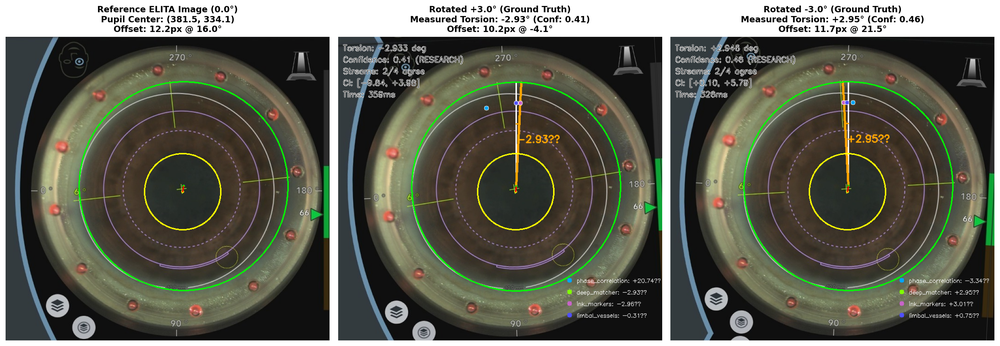
#> input picture scripts/rotation_validation_comparison.png, 1000 x 346 px, shrunk from 2685 x 930 before the run; its folder holds only this picture in this run
$ python -i red_light_filter.py   (imports and definitions only)
#> lines starting #> are read from the running program, lines starting #| are printed output that depends on the picture; after the words box and inside, x2 and y2 are one past the last pixel; in counts of white or black regions, pixels touching at a corner belong together
#> further down, picture is the input picture: shape (346, 1000, 3); mean B, G, R 84.1, 96.1, 94.9
### pupil_tracking/utils/logger.py
"""
Audit logging for surgical traceability.

Every detection, every alert, and every configuration change is
recorded in a machine-readable JSON-lines audit file that can be
reviewed post-operatively.
"""

from __future__ import annotations

import io
import json
import logging
import sys
import time
from datetime import datetime
from pathlib import Path
from typing import Any, Dict, Optional


class AuditLogger:
    """Thread-safe logger with console + file + JSON audit trail."""

    def __init__(
        self,
        log_dir: str = "logs",
        session_id: Optional[str] = None,
    ) -> None:
        self.log_dir = Path(log_dir)
        self.log_dir.mkdir(parents=True, exist_ok=True)

        self.session_id = session_id or datetime.now().strftime(
            "%Y%m%d_%H%M%S"
        )

        self._py = logging.getLogger(f"pupil_tracking.{self.session_id}")
        self._py.setLevel(logging.DEBUG)
        self._py.propagate = False

        if not self._py.handlers:
            # console — force UTF-8 on Windows
            try:
                console_stream = io.TextIOWrapper(
                    sys.stdout.buffer, encoding="utf-8", errors="replace",
                    line_buffering=True,
                )
            except AttributeError:
                console_stream = sys.stdout

            ch = logging.StreamHandler(stream=console_stream)
            ch.setLevel(logging.INFO)
            ch.setFormatter(
                logging.Formatter(
                    "%(asctime)s [%(levelname)s] %(message)s",
                    datefmt="%H:%M:%S",
                )
            )
            self._py.addHandler(ch)

            # file — always UTF-8
            fh = logging.FileHandler(
                str(self.log_dir / f"session_{self.session_id}.log"),
                encoding="utf-8",
            )
            fh.setLevel(logging.DEBUG)
            fh.setFormatter(
                logging.Formatter(
                    "%(asctime)s [%(levelname)s] %(name)s: %(message)s"
                )
            )
            self._py.addHandler(fh)

        self._audit_path = (
            self.log_dir / f"audit_{self.session_id}.jsonl"
        )
        self._audit_fh = open(
            str(self._audit_path), "a", encoding="utf-8"
        )
        self._py.info("Session started: %s", self.session_id)

    # ── structured audit ────────────────────────────────────────

    # [17 lines left out: functions _write_audit, log_detection, log_alert, not called in this run]

    # ── convenience ─────────────────────────────────────────────

    def info(self, msg: str, *args: Any) -> None:
        self._py.info(msg, *args)

    def warning(self, msg: str, *args: Any) -> None:
        self._py.warning(msg, *args)

    def error(self, msg: str, *args: Any) -> None:
        self._py.error(msg, *args)

    def debug(self, msg: str, *args: Any) -> None:
        self._py.debug(msg, *args)

    # [9 lines left out: function exception, not called in this run]

    # ── lifecycle ───────────────────────────────────────────────

    def close(self) -> None:
        if self._audit_fh and not self._audit_fh.closed:
            self._audit_fh.close()

    # [5 lines left out: function __del__, not called in this run]


# ── global singleton ────────────────────────────────────────────────

_logger: Optional[AuditLogger] = None


def get_logger() -> AuditLogger:
    global _logger
    if _logger is None:
        _logger = AuditLogger()
    return _logger


def set_logger(logger: AuditLogger) -> None:
    global _logger
    _logger = logger

### pupil_tracking/preprocessing/red_light_filter.py
"""
Dedicated red light filter for surgical eye imaging.

This module specifically targets blinking red LED/surgical lights that can
temporarily distort pupil detection. Unlike general specular reflection
removal, this filter is designed to:

1. Detect bright red light spots (typically R > G + threshold, R > B + threshold)
2. Identify blinking patterns (temporal consistency checks)
3. Mask out these regions before ML segmentation
4. Optionally inpaint or neutralize the red light contribution

The key difference from ReflectionRemover:
- RedLightFilter focuses specifically on red-dominated bright spots
- Uses color-space analysis (RGB ratios) rather than just intensity
- Can handle the specific case of surgical red illumination lights
- Designed to be conservative to not affect normal iris color

Plan-aligned changes:
    - Initial implementation for red light filtering
    - Integration with preprocessing pipeline
    - Optional temporal tracking for blink detection
"""

from __future__ import annotations

from typing import List, Optional, Tuple

import cv2
import numpy as np

from pupil_tracking.utils.logger import get_logger


class RedLightFilter:
    """Filter out bright red lights that interfere with pupil detection.

    This filter specifically targets surgical illumination lights that
    emit bright red spots. These can temporarily shift or distort the
    detected pupil position when they appear on the pupil region.

    The filter works by:
    1. Detecting red-dominant bright pixels using color ratio analysis
    2. Applying morphological operations to get clean blobs
    3. Optionally inpainting or masking the detected regions

    Usage
    -----
    >>> filter = RedLightFilter()
    >>> clean_image, red_mask = filter.apply(image_bgr)

    For video with temporal tracking:
    >>> filter = RedLightFilter(enable_temporal=True)
    >>> clean_image, red_mask = filter.apply(image_bgr, frame_number=0)

    Parameters
    ----------
    red_threshold : int
        Minimum red channel value to consider (0-255). Default 200.
    dominance_offset : int
        Red must be at least this much greater than G and B. Default 30.
    min_area : int
        Minimum blob area in pixels. Default 5.
    max_area_frac : float
        Maximum fraction of image area for a single blob. Default 0.1 (10%)
    enable_inpaint : bool
        If True, inpaint the detected red regions. If False, just return mask.
    inpaint_radius : int
        Radius for cv2.inpaint(). Default 3.
    enable_temporal : bool
        If True, track red light position across frames for better detection.
    temporal_confidence : float
        Weight for temporal information (0-1). Higher = more stable.
    """

    def __init__(
        self,
        red_threshold: int = 180,
        dominance_offset: int = 20,
        min_area: int = 3,
        max_area_frac: float = 0.15,
        enable_inpaint: bool = True,
        inpaint_radius: int = 5,
        enable_temporal: bool = False,
        temporal_confidence: float = 0.7,
        dilation_size: int = 5,
    ) -> None:
        self.red_threshold = red_threshold
        self.dominance_offset = dominance_offset
        self.min_area = min_area
        self.max_area_frac = max_area_frac
        self.enable_inpaint = enable_inpaint
        self.inpaint_radius = inpaint_radius
        self.enable_temporal = enable_temporal
        self.temporal_confidence = temporal_confidence
        self.dilation_size = dilation_size
        self.logger = get_logger()

        if dilation_size > 0:
            self._dilate_kernel = cv2.getStructuringElement(
                cv2.MORPH_ELLIPSE,
                (dilation_size, dilation_size),
            )
        else:
            self._dilate_kernel = None

        self._temporal_mask: Optional[np.ndarray] = None
        self._temporal_count: int = 0

    def apply(
        self,
        image: np.ndarray,
        frame_number: int = -1,
    ) -> Tuple[np.ndarray, np.ndarray]:
        """Apply red light filtering to an image.

        Parameters
        ----------
        image : np.ndarray
            BGR uint8 image of shape (H, W, 3).
        frame_number : int
            Frame number for temporal tracking (-1 for single images).

        Returns
        -------
        (filtered_image, red_mask)
            filtered_image : Same format as input, with red regions handled
            red_mask : Binary uint8 mask (0/255) showing detected red regions
        """
        if image is None or image.size == 0:
            h, w = image.shape[:2] if image is not None else (0, 0)
            return image, np.zeros((h, w), dtype=np.uint8)

        if image.ndim == 2:
            image = cv2.cvtColor(image, cv2.COLOR_GRAY2BGR)
        elif image.ndim == 3 and image.shape[2] == 1:
            image = cv2.cvtColor(image, cv2.COLOR_GRAY2BGR)
        elif image.ndim == 3 and image.shape[2] == 4:
            image = cv2.cvtColor(image, cv2.COLOR_BGRA2BGR)

        mask = self._detect_red_lights(image)

        if self.enable_temporal and frame_number >= 0:
            mask = self._apply_temporal(mask, frame_number)

        if not np.any(mask):
            return image, mask

        h, w = image.shape[:2]
        total_area = h * w

        filtered = image.copy()
        if self.enable_inpaint:
            filtered = cv2.inpaint(
                filtered, mask, self.inpaint_radius, cv2.INPAINT_TELEA
            )

        n_red = int(np.count_nonzero(mask))
        pct = 100.0 * n_red / total_area

        self.logger.debug(
            "RedLightFilter: %d pixels (%.2f%% of image)",
            n_red,
            pct,
        )

        return filtered, mask

    def _detect_red_lights(self, image: np.ndarray) -> np.ndarray:
        """Detect bright red light spots using color analysis.

        Strategy:
        1. Split into BGR channels
        2. Find pixels where R is dominant (R > G + offset AND R > B + offset)
        3. Also check for high absolute red value (very bright red lights)
        4. Combine with morphological operations for clean blobs
        5. Filter by area constraints
        """
        h, w = image.shape[:2]
#> h = 346; w = 1000
        total_area = h * w
#> total_area = 346000
        max_blob_area = int(total_area * self.max_area_frac)
#> max_blob_area = 51900

        b, g, r = cv2.split(image)
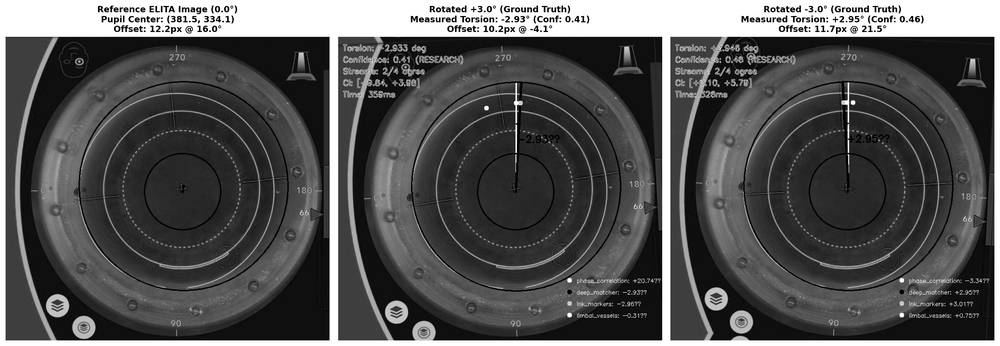
#> b: shape (346, 1000); min 0, max 255, mean 84.1
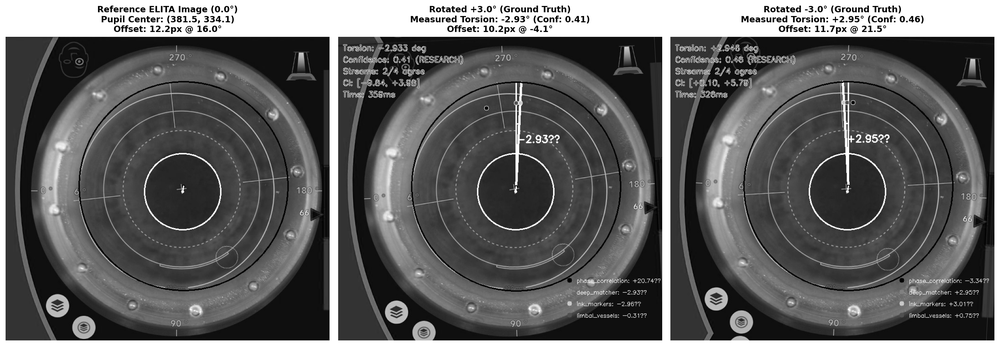
#> r: shape (346, 1000); min 0, max 255, mean 94.9

        red_high = (r >= self.red_threshold).astype(np.uint8) * 255
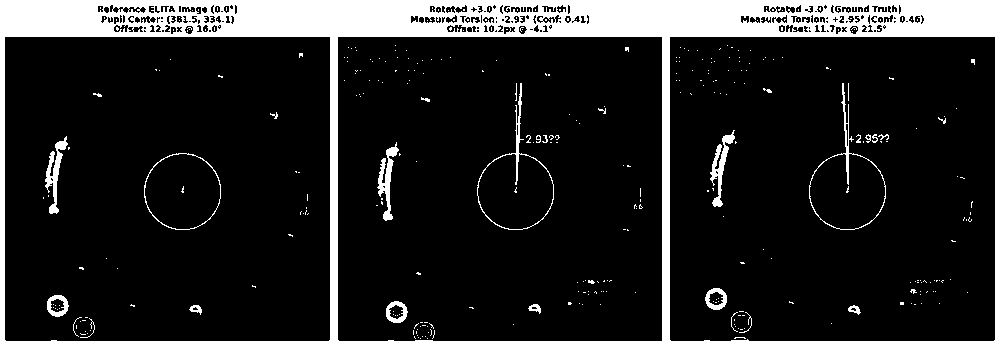
#> red_high: shape (346, 1000); 14.8% white; 360 white regions (329 under 20 px), largest, box (x1, y1, x2, y2) and area: (0, 0, 1000, 346) 45767, (377, 142, 399, 221) 607, (45, 136, 68, 214) 605

        red_dominant = (
            (r > g + self.dominance_offset) & (r > b + self.dominance_offset)
        ).astype(np.uint8) * 255
#> red_dominant: shape (346, 1000); 14.2% white; 302 white regions (251 under 20 px), largest, box (x1, y1, x2, y2) and area: (0, 0, 1000, 346) 43047, (512, 105, 525, 193) 328, (843, 104, 855, 185) 316

        very_bright_red = (r >= 240).astype(np.uint8) * 255
#> very_bright_red: shape (346, 1000); 12.7% white; 256 white regions (250 under 20 px), largest, box (x1, y1, x2, y2) and area: (0, 0, 1000, 346) 42863, (844, 104, 854, 184) 195, (512, 105, 524, 185) 146, (520, 84, 522, 101) 21, (842, 83, 844, 101) 20, (516, 105, 517, 125) 20

        candidates = cv2.bitwise_or(red_high, red_dominant)
#> candidates: shape (346, 1000); 15.9% white; 392 white regions (337 under 20 px), largest, box (x1, y1, x2, y2) and area: (0, 0, 1000, 346) 45767, (377, 142, 401, 222) 722, (45, 136, 70, 215) 719
        candidates = cv2.bitwise_or(candidates, very_bright_red)

        # For very bright red lights, don't require low saturation
        # as LED lights can have high saturation
        hsv = cv2.cvtColor(image, cv2.COLOR_BGR2HSV)
#> hsv: shape (346, 1000, 3); mean H, S, V 31.5, 49.1, 100.4
        _, sat, _ = cv2.split(hsv)
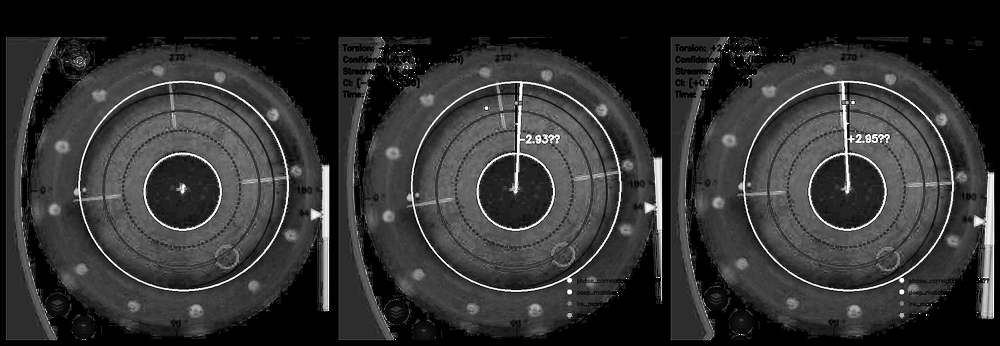
#> sat: shape (346, 1000); min 0, max 255, mean 49.1

        # Apply saturation filter only to non-very-bright red
        low_sat = (sat <= 25).astype(np.uint8) * 255
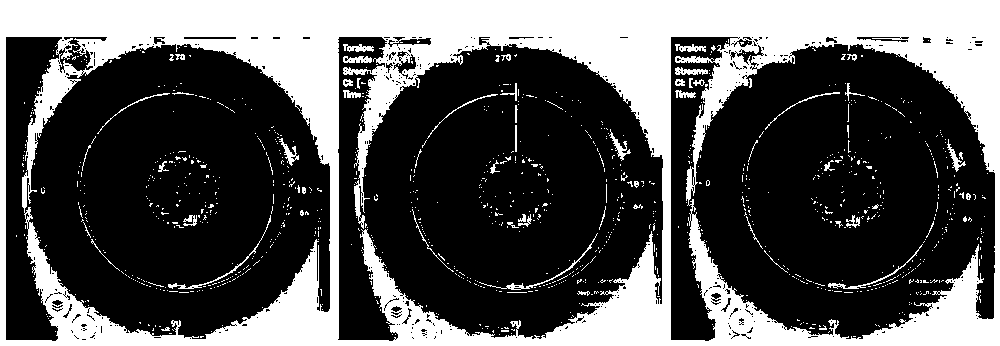
#> low_sat: shape (346, 1000); 33.7% white; 1069 white regions (1008 under 20 px), largest, box (x1, y1, x2, y2) and area: (0, 0, 1000, 346) 109687, (479, 233, 598, 290) 269, (168, 215, 271, 289) 263
        bright_enough = (r >= 200).astype(np.uint8) * 255
#> bright_enough: shape (346, 1000); 13.9% white; 179 white regions (158 under 20 px), largest, box (x1, y1, x2, y2) and area: (0, 0, 1000, 346) 45295, (809, 83, 886, 230) 509, (477, 83, 554, 230) 486

        # Combine: (very bright) OR (bright AND low saturation)
        sat_filtered = cv2.bitwise_and(bright_enough, low_sat)
#> sat_filtered: shape (346, 1000); 13.2% white; 100 white regions (98 under 20 px), largest, box (x1, y1, x2, y2) and area: (0, 0, 1000, 346) 45257, (515, 125, 517, 152) 28
        candidates = cv2.bitwise_or(candidates, sat_filtered)

        # Also detect pink/magenta hues (common in surgical lights)
        # Pink: high R, moderate-high G, high B
        pink_mask = ((r >= 180) & (g >= 80) & (b >= 150) & (r > g) & (b > g)).astype(
            np.uint8
        ) * 255
#> pink_mask: shape (346, 1000); 0.02% white in thin lines or dots, all inside (x1, y1, x2, y2) = (79, 36, 904, 326)
        candidates = cv2.bitwise_or(candidates, pink_mask)

        # Detect any very bright reddish region regardless of other channels
        # This catches saturated red LEDs
        bright_saturated = ((r >= 220) & (sat >= 50)).astype(np.uint8) * 255
#> bright_saturated: shape (346, 1000); 0.44% white in thin lines or dots, all inside (x1, y1, x2, y2) = (50, 83, 962, 314)
        candidates = cv2.bitwise_or(candidates, bright_saturated)

        if self._dilate_kernel is not None:
            candidates = cv2.dilate(candidates, self._dilate_kernel, iterations=1)
#> candidates: shape (346, 1000); 23.5% white; 159 white regions (59 under 20 px), largest, box (x1, y1, x2, y2) and area: (0, 0, 1000, 346) 58729, (807, 78, 892, 232) 2701, (475, 80, 562, 232) 2680

        n_labels, labels, stats, _ = cv2.connectedComponentsWithStats(
            candidates, connectivity=8
        )
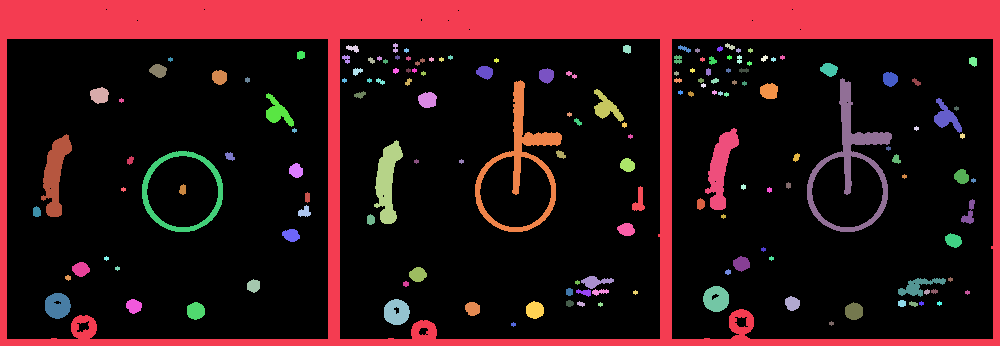
#> labels: shape (346, 1000) int32; 160 distinct labels, from 0 to 159; one colour per label, 0 black
#> n_labels = 160; stats = 160 rows, first 6: [7, 9, 986, 330, 264768], [0, 0, 1000, 346, 58729], [393, 43, 5, 10, 34], [725, 43, 10, 7, 38], [346, 45, 13, 8, 60], [623, 45, 8, 9, 59]

        if n_labels <= 1:
            return np.zeros((h, w), dtype=np.uint8)

        # Fast vectorized area filtering via direct lookup table
        keep = np.zeros(n_labels, dtype=np.uint8)
#> keep = 160 values from 0 to 0
        areas = stats[:, cv2.CC_STAT_AREA]
#> areas = 160 values, max 264768 at index 0, min 17 at index 8, mean 2162.5
        valid_mask = (areas >= self.min_area) & (areas <= max_blob_area)
        valid_mask[0] = False  # Exclude background label 0
        keep[valid_mask] = 255
        mask = keep[labels]
#> mask: shape (346, 1000); 6.5% white; 158 white regions (59 under 20 px), largest, box (x1, y1, x2, y2) and area: (807, 78, 892, 232) 2701, (475, 80, 562, 232) 2680, (374, 140, 403, 224) 1290

        return mask

    # [65 lines left out: functions get_red_light_regions, _apply_temporal, not called in this run]

    def detect_only(self, image: np.ndarray) -> np.ndarray:
        """Return the red light mask without filtering."""
        return self._detect_red_lights(image)

    # [33 lines left out: functions reset_temporal, get_red_light_stats, not called in this run]


class AdaptiveRedLightFilter(RedLightFilter):
    """Adaptive version that auto-tunes based on image content.

    This version automatically adjusts thresholds based on:
    - Image brightness levels
    - Presence of red-dominant regions
    - Overall color distribution
    """

    # [37 lines left out: functions __init__, _auto_adjust, apply, not called in this run]

>>> import cv2
>>> picture = cv2.imread('../../scripts/rotation_validation_comparison.png')
>>> result = RedLightFilter().apply(picture)
#> in apply, `filtered = cv2.inpaint( filtered, mask, self.inpaint_radius, cv2.INPAI..`:
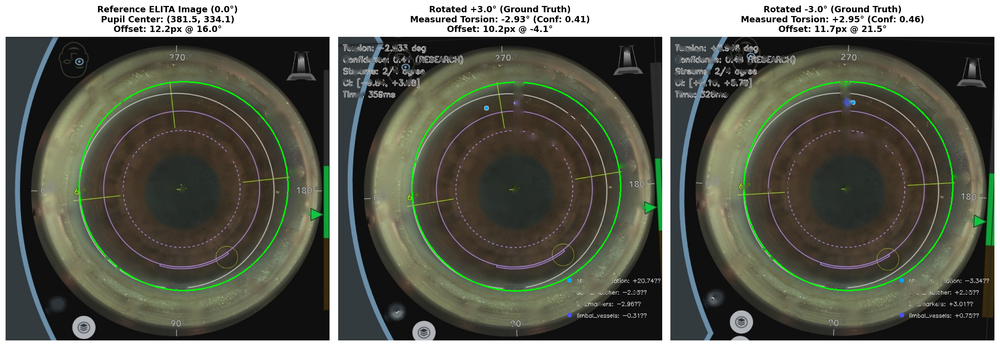
#> filtered: shape (346, 1000, 3); mean B, G, R 83.4, 94.5, 92.4
#> in apply, `n_red = int(np.count_nonzero(mask))`: n_red = 22503
#> in apply, `pct = 100.0 * n_red / total_area`: pct = 6.5
